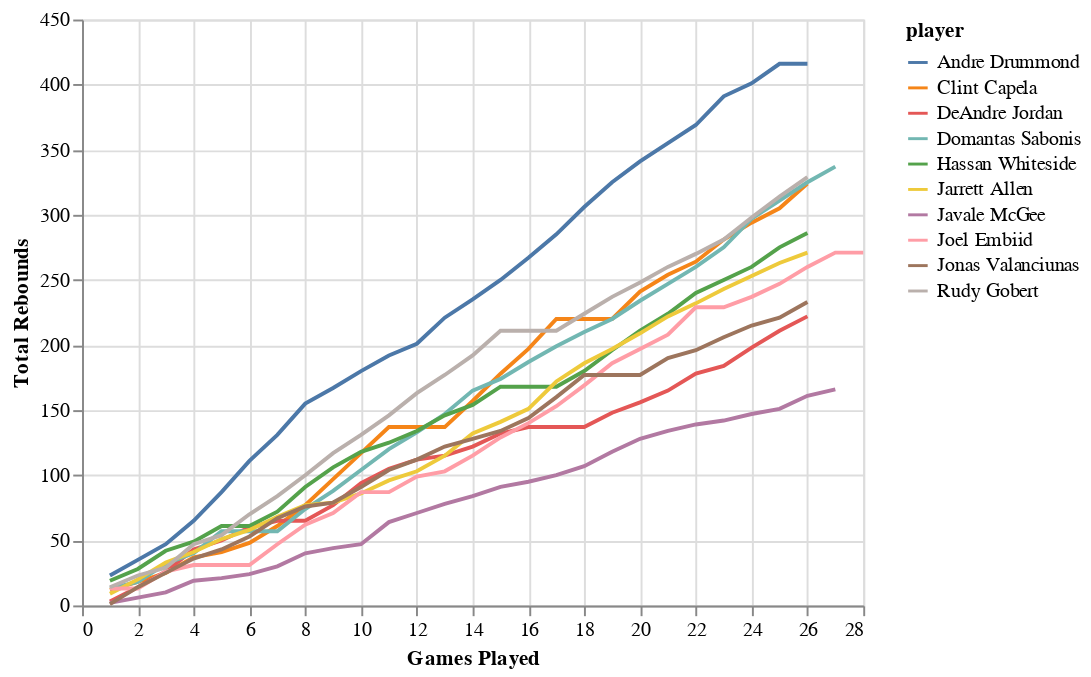

The code cell stored with this chart in its notebook:
### Code cell
alt.Chart(rb_data).mark_line().encode(
    x=alt.X("game:Q", axis=alt.Axis(title="Games Played")),
    y=alt.X("sum_rb:Q", axis=alt.Axis(title="Total Rebounds")),
    color="player:N")

### Figure 1 — Vega-Lite specification as saved in the notebook (floating-point values rounded to 4 significant figures; data arrays with more than 128 entries replaced by an {"elided": "..."} marker saying what was removed)
{"config": {"view": {"continuousWidth": 400, "continuousHeight": 300}}, "data": {"name": "data-2e0a06b1596a29f6502376009d6dd719"}, "mark": "line", "encoding": {"color": {"type": "nominal", "field": "player"}, "x": {"type": "quantitative", "axis": {"title": "Games Played"}, "field": "game"}, "y": {"type": "quantitative", "axis": {"title": "Total Rebounds"}, "field": "sum_rb"}}, "$schema": "https://vega.github.io/schema/vega-lite/v4.0.0.json", "datasets": {"data-2e0a06b1596a29f6502376009d6dd719": {"elided": "264 records"}}}
